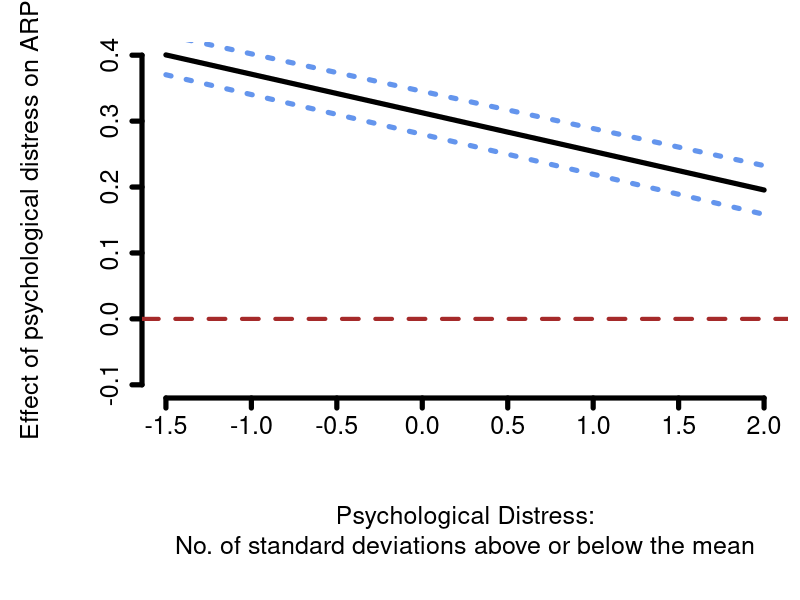
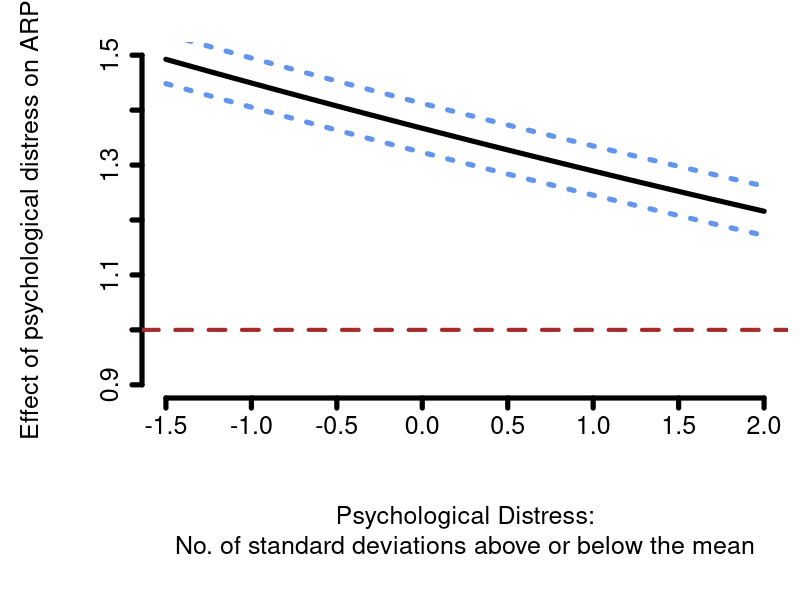
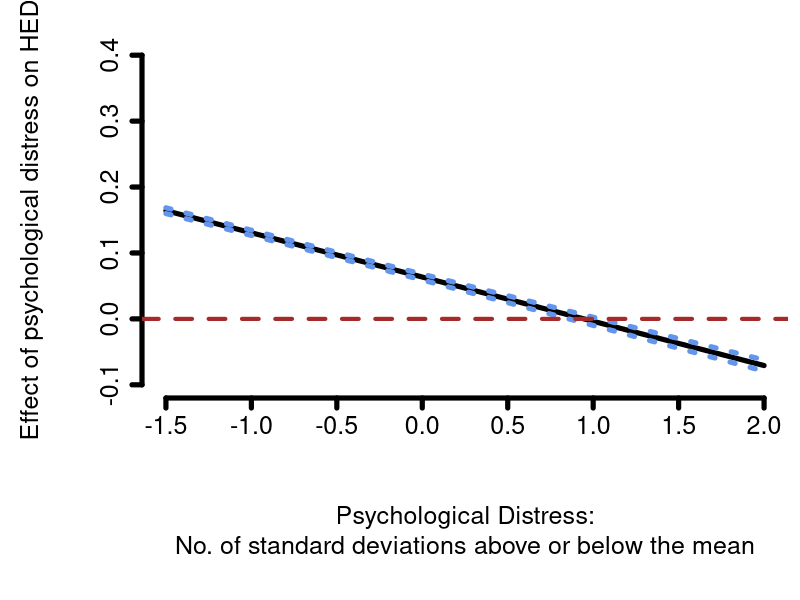
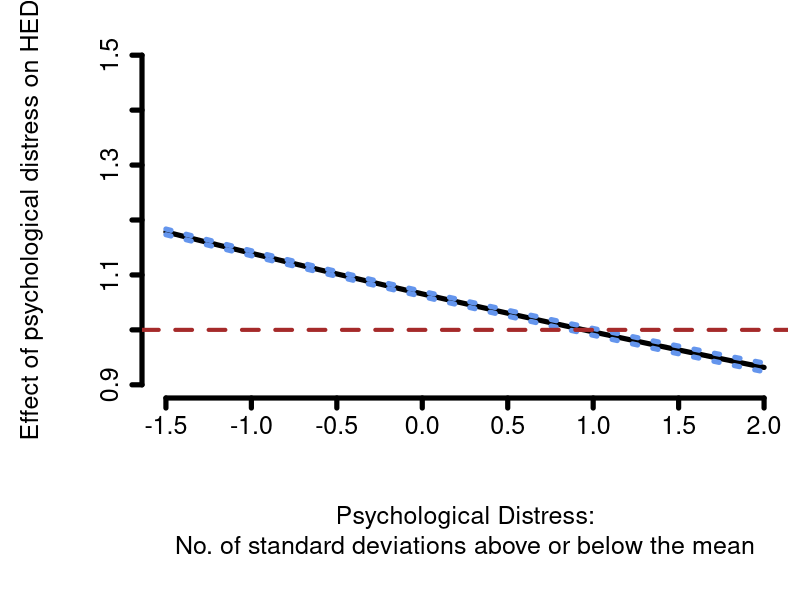

R code for these plots, in order:
###############################################################################
# Preliminary data preparation steps
###############################################################################

outdat_rutgers <- read.csv("figures/RAPI/injunctive_model_03.csv", header = TRUE)
colnames(outdat_rutgers)[1] <- "params"
varcovmat_rutgers <- read.csv("figures/RAPI/varcovmat_injunctive_model_03.csv", header = TRUE)

outdat_HED <- read.csv("figures/HED/injunctive_model_03.csv", header = TRUE)
colnames(outdat_HED)[1] <- "params"
varcovmat_HED <- read.csv("figures/HED/varcovmat_injunctive_model_03.csv", header = TRUE)

list_estimates <- list(outdat_rutgers = outdat_rutgers, outdat_HED = outdat_HED)
list_varcovmat <- list(varcovmat_rutgers = varcovmat_rutgers, varcovmat_HED = varcovmat_HED)

###############################################################################
# Define function for plotting effects
###############################################################################

CurvilinearEffect <- function(stress, 
                              model, 
                              estimates = list_estimates, 
                              varcovmat = list_varcovmat){
  
  out <- 0
  
  if(model == "RAPI_model03"){
    use_estimates <- estimates[["outdat_rutgers"]]
    use_varcovmat <- varcovmat[["varcovmat_rutgers"]][,2:ncol(varcovmat[["varcovmat_rutgers"]])]
  }else if(model == "HED_model03"){
    use_estimates <- estimates[["outdat_HED"]]
    use_varcovmat <- varcovmat[["varcovmat_HED"]][,2:ncol(varcovmat[["varcovmat_HED"]])]
  }else{
    out <- -99
  }
  
  if(out != -99){
    a_idx <- use_estimates[["params"]] == "DASS"
    b_idx <- use_estimates[["params"]] == "I(DASS * DASS)"
    
    a_est <- use_estimates[["estimates"]][a_idx]  # coefficient of DASS
    b_est <- use_estimates[["estimates"]][b_idx]  # coefficient of DASS*DASS
    
    est_linear_combo <- a_est + b_est*stress
    
    L <- rep(0, length(use_estimates[["params"]]))
    L[use_estimates[["params"]] == "DASS"] <- a_est
    L[use_estimates[["params"]] == "I(DASS * DASS)"] <- b_est * stress
    L <- t(as.matrix(L))
    
    var_linear_combo <- L %*% as.matrix(use_varcovmat) %*% t(L)
    stderr_linear_combo <- sqrt(var_linear_combo)
  }
  
  out = data.frame(est = est_linear_combo,
                   stderr = stderr_linear_combo,
                   LB95 = est_linear_combo - qnorm(0.975)*stderr_linear_combo,
                   UB95 = est_linear_combo + qnorm(0.975)*stderr_linear_combo)
  return(out)
}

###############################################################################
# Prepare data for plotting
###############################################################################

min_xlim <- -1.5
max_xlim <- 2.0
these_xvals <- c(-1.5, -1, -0.5, 0, 0.5, 1.0, 1.5, 2)

dat_input <- expand.grid(stress = seq(min_xlim,max_xlim,0.1), model = c("RAPI_model03","HED_model03"))
list_output <- mapply(CurvilinearEffect, dat_input$stress, dat_input$model, SIMPLIFY = FALSE)
dat_output <- do.call(rbind, list_output)
dat_plot <- cbind(dat_input, dat_output)

min_ylim <- round(min(dat_plot$est), 1)
max_ylim <- round(max(dat_plot$est), 1)
these_yvals <- round(seq(from = min_ylim, to = max_ylim, by = 0.1), 1)

###############################################################################
# RAPI
###############################################################################
par(mar = c(10, 7, 2, 0.5) + 0.1)  # Bottom, left, top, right
dat_plot0 <- dat_plot[dat_plot$model=="RAPI_model03",]

dat_plot0$exp_est <- exp(dat_plot0$est)
dat_plot0$exp_LB95 <- exp(dat_plot0$LB95)
dat_plot0$exp_UB95 <- exp(dat_plot0$UB95)

# Plot on the log-mean scale --------------------------------------------------
plot(-1, 
     type="n",
     xlim = c(min_xlim, max_xlim),
     ylim = c(min_ylim, max_ylim),
     xlab = "",
     ylab = "",
     frame.plot = FALSE,
     xaxt = "n", yaxt = "n")
axis(1, at = these_xvals, cex.lab = 1.5, cex.axis = 1.5, lwd = 5)
axis(2, at = these_yvals, cex.lab = 1.5, cex.axis = 1.5, lwd = 5)
lines(dat_plot0$stress, dat_plot0$est, type = "l", lwd = 5)
lines(dat_plot0$stress, dat_plot0$LB95, type = "l", lwd = 5, lty = 3, col = "cornflowerblue")
lines(dat_plot0$stress, dat_plot0$UB95, type = "l", lwd = 5, lty = 3, col = "cornflowerblue")
mtext("Effect of psychological distress on ARP", side = 2, line = 5, cex = 1.5)
mtext("Psychological Distress:\nNo. of standard deviations above or below the mean", side = 1, line = 7, cex = 1.5)
abline(h = 0, lwd = 4, col = "brown", lty = 2)

# Plot on the mean-scale ------------------------------------------------------
plot(-1, 
     type="n",
     xlim = c(min_xlim, max_xlim),
     ylim = c(0.9,1.5),
     xlab = "",
     ylab = "",
     frame.plot = FALSE,
     xaxt = "n", yaxt = "n")
axis(1, at = these_xvals, cex.lab = 1.5, cex.axis = 1.5, lwd = 5)
axis(2, at = seq(0.9,1.5,0.1), cex.lab = 1.5, cex.axis = 1.5, lwd = 5)
lines(dat_plot0$stress, dat_plot0$exp_est, type = "l", lwd = 5)
lines(dat_plot0$stress, dat_plot0$exp_LB95, type = "l", lwd = 5, lty = 3, col = "cornflowerblue")
lines(dat_plot0$stress, dat_plot0$exp_UB95, type = "l", lwd = 5, lty = 3, col = "cornflowerblue")
mtext("Effect of psychological distress on ARP", side = 2, line = 5, cex = 1.5)
mtext("Psychological Distress:\nNo. of standard deviations above or below the mean", side = 1, line = 7, cex = 1.5)
abline(h = 1, lwd = 4, col = "brown", lty = 2)

###############################################################################
# HED
###############################################################################
par(mar = c(10, 7, 2, 0.5) + 0.1)  # Bottom, left, top, right
dat_plot0 <- dat_plot[dat_plot$model=="HED_model03",]

dat_plot0$exp_est <- exp(dat_plot0$est)
dat_plot0$exp_LB95 <- exp(dat_plot0$LB95)
dat_plot0$exp_UB95 <- exp(dat_plot0$UB95)

# Plot on the log-mean scale --------------------------------------------------
plot(-1, 
     type="n",
     xlim = c(min_xlim, max_xlim),
     ylim = c(min_ylim, max_ylim),
     xlab = "",
     ylab = "",
     frame.plot = FALSE,
     xaxt = "n", yaxt = "n")
axis(1, at = these_xvals, cex.lab = 1.5, cex.axis = 1.5, lwd = 5)
axis(2, at = these_yvals, cex.lab = 1.5, cex.axis = 1.5, lwd = 5)
lines(dat_plot0$stress, dat_plot0$est, type = "l", lwd = 5)
lines(dat_plot0$stress, dat_plot0$LB95, type = "l", lwd = 5, lty = 3, col = "cornflowerblue")
lines(dat_plot0$stress, dat_plot0$UB95, type = "l", lwd = 5, lty = 3, col = "cornflowerblue")
mtext("Effect of psychological distress on HED", side = 2, line = 5, cex = 1.5)
mtext("Psychological Distress:\nNo. of standard deviations above or below the mean", side = 1, line = 7, cex = 1.5)
abline(h = 0, lwd = 4, col = "brown", lty = 2)

# Plot on the mean-scale ------------------------------------------------------
plot(-1, 
     type="n",
     xlim = c(min_xlim, max_xlim),
     ylim = c(0.9,1.5),
     xlab = "",
     ylab = "",
     frame.plot = FALSE,
     xaxt = "n", yaxt = "n")

axis(1, at = these_xvals, cex.lab = 1.5, cex.axis = 1.5, lwd = 5)
axis(2, at = seq(0.9,1.5,0.1), cex.lab = 1.5, cex.axis = 1.5, lwd = 5)
lines(dat_plot0$stress, dat_plot0$exp_est, type = "l", lwd = 5)
lines(dat_plot0$stress, dat_plot0$exp_LB95, type = "l", lwd = 5, lty = 3, col = "cornflowerblue")
lines(dat_plot0$stress, dat_plot0$exp_UB95, type = "l", lwd = 5, lty = 3, col = "cornflowerblue")
mtext("Effect of psychological distress on HED", side = 2, line = 5, cex = 1.5)
mtext("Psychological Distress:\nNo. of standard deviations above or below the mean", side = 1, line = 7, cex = 1.5)
abline(h = 1, lwd = 4, col = "brown", lty = 2)

